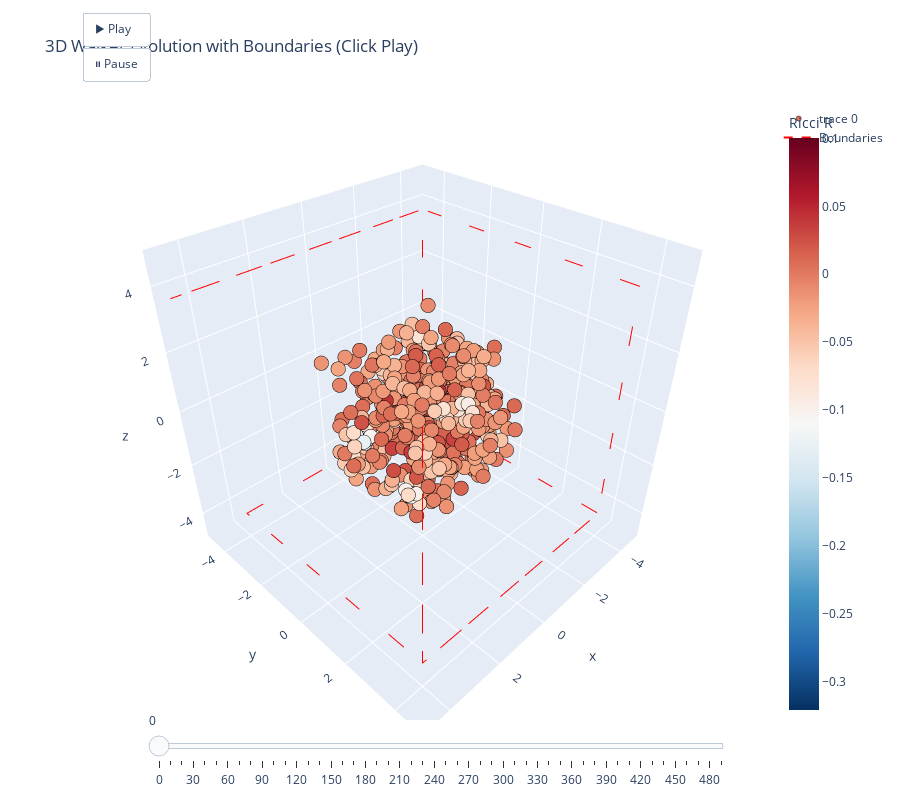

Here is the notebook cell this chart was saved with:
### Code cell
# Create 3D animation of walker evolution
print("Creating 3D time evolution animation...")
print(f"  Total frames: {len(history)}")
print(f"  Sampling every 10th frame for performance")

# Sample frames for animation (every 10th frame)
frame_indices = list(range(0, len(history), 10))

# Find global min/max for consistent color scale
all_R = [h['R'][h['s'].bool()] for h in history if h['s'].sum() > 0]
R_min_global = min([r.min().item() for r in all_R])
R_max_global = max([r.max().item() for r in all_R])

# Create frames
frames = []
for idx in frame_indices:
    h = history[idx]
    alive_mask = h['s'].bool()
    x_np = h['x'][alive_mask].numpy()
    R_np = h['R'][alive_mask].numpy()
    
    frame = go.Frame(
        data=[go.Scatter3d(
            x=x_np[:, 0],
            y=x_np[:, 1],
            z=x_np[:, 2],
            mode='markers',
            marker=dict(
                size=5,
                color=R_np,
                colorscale='RdBu_r',
                cmin=R_min_global,
                cmax=R_max_global,
                colorbar=dict(title="Ricci R"),
                line=dict(width=0.5, color='black'),
            ),
            text=[f"R={R_np[i]:.3f}" for i in range(len(R_np))],
            hovertemplate="<b>Walker</b><br>" +
                          "x: %{x:.2f}<br>" +
                          "y: %{y:.2f}<br>" +
                          "z: %{z:.2f}<br>" +
                          "%{text}<extra></extra>",
        )],
        name=str(idx),
        layout=go.Layout(
            title=f"3D Evolution (t={h['t']}, alive={int(h['alive_count'])}/{N})"
        )
    )
    frames.append(frame)

# Initial frame
h0 = history[0]
alive_mask_0 = h0['s'].bool()
x_np_0 = h0['x'][alive_mask_0].numpy()
R_np_0 = h0['R'][alive_mask_0].numpy()

fig = go.Figure(
    data=[go.Scatter3d(
        x=x_np_0[:, 0],
        y=x_np_0[:, 1],
        z=x_np_0[:, 2],
        mode='markers',
        marker=dict(
            size=5,
            color=R_np_0,
            colorscale='RdBu_r',
            cmin=R_min_global,
            cmax=R_max_global,
            colorbar=dict(title="Ricci R"),
            line=dict(width=0.5, color='black'),
        ),
        text=[f"R={R_np_0[i]:.3f}" for i in range(len(R_np_0))],
        hovertemplate="<b>Walker</b><br>" +
                      "x: %{x:.2f}<br>" +
                      "y: %{y:.2f}<br>" +
                      "z: %{z:.2f}<br>" +
                      "%{text}<extra></extra>",
    )],
    frames=frames,
)

# Add boundary box
# Create wireframe box at [-4, 4]^3
box_x = [-4, 4, 4, -4, -4, -4, 4, 7, -4, -4, -4, -4, 4, 4, 4, 4]
box_y = [-4, -4, 4, 4, -4, -4, -4, -4, -4, 4, 4, 4, 4, 4, 4, 4]
box_z = [-4, -4, -4, -4, -4, 4, 4, 4, 4, 4, 4, -4, -4, 4, 4, -4]

fig.add_trace(go.Scatter3d(
    x=box_x, y=box_y, z=box_z,
    mode='lines',
    line=dict(color='red', width=2, dash='dash'),
    name='Boundaries',
    showlegend=True,
    hoverinfo='skip'
))

# Animation controls
fig.update_layout(
    title=f"3D Walker Evolution with Boundaries (Click Play)",
    scene=dict(
        xaxis=dict(title="x", range=[-5, 5]),
        yaxis=dict(title="y", range=[-5, 5]),
        zaxis=dict(title="z", range=[-5, 5]),
        aspectmode='cube',
    ),
    width=900,
    height=800,
    updatemenus=[
        dict(
            type="buttons",
            showactive=False,
            buttons=[
                dict(
                    label="▶ Play",
                    method="animate",
                    args=[None, {
                        "frame": {"duration": 50, "redraw": True},
                        "fromcurrent": True,
                        "mode": "immediate",
                        "transition": {"duration": 50}
                    }]
                ),
                dict(
                    label="⏸ Pause",
                    method="animate",
                    args=[[None], {
                        "frame": {"duration": 0, "redraw": False},
                        "mode": "immediate",
                        "transition": {"duration": 0}
                    }]
                )
            ],
            x=0.1,
            y=1.15,
        )
    ],
    sliders=[{
        "active": 0,
        "steps": [
            {
                "args": [[f.name], {
                    "frame": {"duration": 0, "redraw": True},
                    "mode": "immediate",
                }],
                "label": str(history[int(f.name)]['t']),
                "method": "animate"
            }
            for f in frames
        ],
        "x": 0.1,
        "len": 0.85,
        "xanchor": "left",
        "y": 0.05,
        "yanchor": "top",
    }]
)

fig.show()

print(f"✓ Animation ready! ({len(frames)} frames)")
print(f"  Red dashed box shows boundaries [-4, 4]³")
print(f"  Walkers colored by Ricci curvature")
print(f"  Use Play button or slider to explore evolution")

### Figure 1 — Plotly figure (JSON) as saved in the notebook; plotly's stock layout.template omitted (floating-point values rounded to 4 significant figures; data arrays with more than 128 entries replaced by an {"elided": "..."} marker saying what was removed)
{"data": [{"hovertemplate": "<b>Walker</b><br>x: %{x:.2f}<br>y: %{y:.2f}<br>z: %{z:.2f}<br>%{text}<extra></extra>", "marker": {"cmax": 0.1004, "cmin": -0.3211, "color": {"elided": "500 float values"}, "colorbar": {"title": {"text": "Ricci R"}}, "colorscale": [[0, "rgb(5,48,97)"], [0.1, "rgb(33,102,172)"], [0.2, "rgb(67,147,195)"], [0.3, "rgb(146,197,222)"], [0.4, "rgb(209,229,240)"], [0.5, "rgb(247,247,247)"], [0.6, "rgb(253,219,199)"], [0.7, "rgb(244,165,130)"], [0.8, "rgb(214,96,77)"], [0.9, "rgb(178,24,43)"], [1, "rgb(103,0,31)"]], "line": {"color": "black", "width": 0.5}, "size": 5}, "mode": "markers", "text": {"elided": "500 str values"}, "type": "scatter3d", "x": {"elided": "500 float values"}, "y": {"elided": "500 float values"}, "z": {"elided": "500 float values"}}, {"hoverinfo": "skip", "line": {"color": "red", "dash": "dash", "width": 2}, "mode": "lines", "name": "Boundaries", "showlegend": true, "type": "scatter3d", "x": [-4, 4, 4, -4, -4, -4, 4, 7, -4, -4, -4, -4, 4, 4, 4, 4], "y": [-4, -4, 4, 4, -4, -4, -4, -4, -4, 4, 4, 4, 4, 4, 4, 4], "z": [-4, -4, -4, -4, -4, 4, 4, 4, 4, 4, 4, -4, -4, 4, 4, -4]}], "layout": {"height": 800, "scene": {"aspectmode": "cube", "xaxis": {"range": [-5, 5], "title": {"text": "x"}}, "yaxis": {"range": [-5, 5], "title": {"text": "y"}}, "zaxis": {"range": [-5, 5], "title": {"text": "z"}}}, "sliders": [{"active": 0, "len": 0.85, "steps": [{"args": [["0"], {"frame": {"duration": 0, "redraw": true}, "mode": "immediate"}], "label": "0", "method": "animate"}, {"args": [["10"], {"frame": {"duration": 0, "redraw": true}, "mode": "immediate"}], "label": "10", "method": "animate"}, {"args": [["20"], {"frame": {"duration": 0, "redraw": true}, "mode": "immediate"}], "label": "20", "method": "animate"}, {"args": [["30"], {"frame": {"duration": 0, "redraw": true}, "mode": "immediate"}], "label": "30", "method": "animate"}, {"args": [["40"], {"frame": {"duration": 0, "redraw": true}, "mode": "immediate"}], "label": "40", "method": "animate"}, {"args": [["50"], {"frame": {"duration": 0, "redraw": true}, "mode": "immediate"}], "label": "50", "method": "animate"}, {"args": [["60"], {"frame": {"duration": 0, "redraw": true}, "mode": "immediate"}], "label": "60", "method": "animate"}, {"args": [["70"], {"frame": {"duration": 0, "redraw": true}, "mode": "immediate"}], "label": "70", "method": "animate"}, {"args": [["80"], {"frame": {"duration": 0, "redraw": true}, "mode": "immediate"}], "label": "80", "method": "animate"}, {"args": [["90"], {"frame": {"duration": 0, "redraw": true}, "mode": "immediate"}], "label": "90", "method": "animate"}, {"args": [["100"], {"frame": {"duration": 0, "redraw": true}, "mode": "immediate"}], "label": "100", "method": "animate"}, {"args": [["110"], {"frame": {"duration": 0, "redraw": true}, "mode": "immediate"}], "label": "110", "method": "animate"}, {"args": [["120"], {"frame": {"duration": 0, "redraw": true}, "mode": "immediate"}], "label": "120", "method": "animate"}, {"args": [["130"], {"frame": {"duration": 0, "redraw": true}, "mode": "immediate"}], "label": "130", "method": "animate"}, {"args": [["140"], {"frame": {"duration": 0, "redraw": true}, "mode": "immediate"}], "label": "140", "method": "animate"}, {"args": [["150"], {"frame": {"duration": 0, "redraw": true}, "mode": "immediate"}], "label": "150", "method": "animate"}, {"args": [["160"], {"frame": {"duration": 0, "redraw": true}, "mode": "immediate"}], "label": "160", "method": "animate"}, {"args": [["170"], {"frame": {"duration": 0, "redraw": true}, "mode": "immediate"}], "label": "170", "method": "animate"}, {"args": [["180"], {"frame": {"duration": 0, "redraw": true}, "mode": "immediate"}], "label": "180", "method": "animate"}, {"args": [["190"], {"frame": {"duration": 0, "redraw": true}, "mode": "immediate"}], "label": "190", "method": "animate"}, {"args": [["200"], {"frame": {"duration": 0, "redraw": true}, "mode": "immediate"}], "label": "200", "method": "animate"}, {"args": [["210"], {"frame": {"duration": 0, "redraw": true}, "mode": "immediate"}], "label": "210", "method": "animate"}, {"args": [["220"], {"frame": {"duration": 0, "redraw": true}, "mode": "immediate"}], "label": "220", "method": "animate"}, {"args": [["230"], {"frame": {"duration": 0, "redraw": true}, "mode": "immediate"}], "label": "230", "method": "animate"}, {"args": [["240"], {"frame": {"duration": 0, "redraw": true}, "mode": "immediate"}], "label": "240", "method": "animate"}, {"args": [["250"], {"frame": {"duration": 0, "redraw": true}, "mode": "immediate"}], "label": "250", "method": "animate"}, {"args": [["260"], {"frame": {"duration": 0, "redraw": true}, "mode": "immediate"}], "label": "260", "method": "animate"}, {"args": [["270"], {"frame": {"duration": 0, "redraw": true}, "mode": "immediate"}], "label": "270", "method": "animate"}, {"args": [["280"], {"frame": {"duration": 0, "redraw": true}, "mode": "immediate"}], "label": "280", "method": "animate"}, {"args": [["290"], {"frame": {"duration": 0, "redraw": true}, "mode": "immediate"}], "label": "290", "method": "animate"}, {"args": [["300"], {"frame": {"duration": 0, "redraw": true}, "mode": "immediate"}], "label": "300", "method": "animate"}, {"args": [["310"], {"frame": {"duration": 0, "redraw": true}, "mode": "immediate"}], "label": "310", "method": "animate"}, {"args": [["320"], {"frame": {"duration": 0, "redraw": true}, "mode": "immediate"}], "label": "320", "method": "animate"}, {"args": [["330"], {"frame": {"duration": 0, "redraw": true}, "mode": "immediate"}], "label": "330", "method": "animate"}, {"args": [["340"], {"frame": {"duration": 0, "redraw": true}, "mode": "immediate"}], "label": "340", "method": "animate"}, {"args": [["350"], {"frame": {"duration": 0, "redraw": true}, "mode": "immediate"}], "label": "350", "method": "animate"}, {"args": [["360"], {"frame": {"duration": 0, "redraw": true}, "mode": "immediate"}], "label": "360", "method": "animate"}, {"args": [["370"], {"frame": {"duration": 0, "redraw": true}, "mode": "immediate"}], "label": "370", "method": "animate"}, {"args": [["380"], {"frame": {"duration": 0, "redraw": true}, "mode": "immediate"}], "label": "380", "method": "animate"}, {"args": [["390"], {"frame": {"duration": 0, "redraw": true}, "mode": "immediate"}], "label": "390", "method": "animate"}, {"args": [["400"], {"frame": {"duration": 0, "redraw": true}, "mode": "immediate"}], "label": "400", "method": "animate"}, {"args": [["410"], {"frame": {"duration": 0, "redraw": true}, "mode": "immediate"}], "label": "410", "method": "animate"}, {"args": [["420"], {"frame": {"duration": 0, "redraw": true}, "mode": "immediate"}], "label": "420", "method": "animate"}, {"args": [["430"], {"frame": {"duration": 0, "redraw": true}, "mode": "immediate"}], "label": "430", "method": "animate"}, {"args": [["440"], {"frame": {"duration": 0, "redraw": true}, "mode": "immediate"}], "label": "440", "method": "animate"}, {"args": [["450"], {"frame": {"duration": 0, "redraw": true}, "mode": "immediate"}], "label": "450", "method": "animate"}, {"args": [["460"], {"frame": {"duration": 0, "redraw": true}, "mode": "immediate"}], "label": "460", "method": "animate"}, {"args": [["470"], {"frame": {"duration": 0, "redraw": true}, "mode": "immediate"}], "label": "470", "method": "animate"}, {"args": [["480"], {"frame": {"duration": 0, "redraw": true}, "mode": "immediate"}], "label": "480", "method": "animate"}, {"args": [["490"], {"frame": {"duration": 0, "redraw": true}, "mode": "immediate"}], "label": "490", "method": "animate"}], "x": 0.1, "xanchor": "left", "y": 0.05, "yanchor": "top"}], "title": {"text": "3D Walker Evolution with Boundaries (Click Play)"}, "updatemenus": [{"buttons": [{"args": [null, {"frame": {"duration": 50, "redraw": true}, "fromcurrent": true, "mode": "immediate", "transition": {"duration": 50}}], "label": "▶ Play", "method": "animate"}, {"args": [[null], {"frame": {"duration": 0, "redraw": false}, "mode": "immediate", "transition": {"duration": 0}}], "label": "⏸ Pause", "method": "animate"}], "showactive": false, "type": "buttons", "x": 0.1, "y": 1.15}], "width": 900}}
